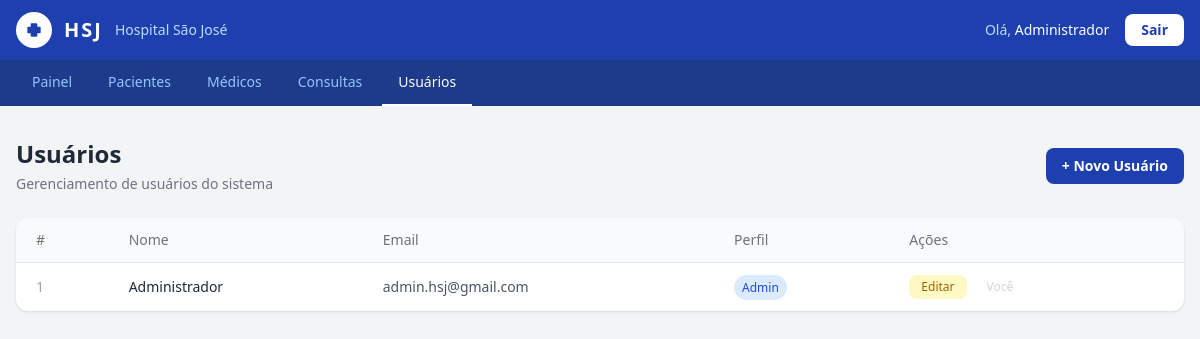
/usuarios/listar.php (signed in), run on the app's committed database.
### tables this page shows
CREATE TABLE `usuarios` (
  `id` int NOT NULL,
  `nome` varchar(100) NOT NULL,
  `email` varchar(150) NOT NULL,
  `senha` varchar(255) NOT NULL,
  `perfil` enum('admin','recepcionista') NOT NULL,
  `criado_em` datetime NOT NULL DEFAULT CURRENT_TIMESTAMP
);

### usuarios/listar.php (the view, shortened to what this page needs)
<?php
$conexao = new PDO('mysql:host=mysql;dbname=hospital_db;charset=utf8', 'hospital_user', 'hospital123');
$conexao->setAttribute(PDO::ATTR_ERRMODE, PDO::ERRMODE_EXCEPTION);
$conexao->setAttribute(PDO::ATTR_DEFAULT_FETCH_MODE, PDO::FETCH_ASSOC);
$stmt = $conexao->query("SELECT id, nome, email, perfil, criado_em FROM usuarios ORDER BY nome ASC");
$usuarios = $stmt->fetchAll();
?>
<!DOCTYPE html>
<html lang="pt-br">
<head>
    <script src="https://cdn.tailwindcss.com"></script>
</head>
<body class="bg-gray-100 min-h-screen">
<nav class="bg-blue-800 shadow-lg">
    <div class="px-4 py-3 flex items-center justify-between">
        <div class="flex items-center gap-3">
            <div class="bg-white rounded-full w-9 h-9 flex items-center justify-center">
                <svg xmlns="http://www.w3.org/2000/svg" class="w-5 h-5 text-blue-800" fill="currentColor" viewBox="0 0 24 24">
                    <path d="M19 8h-3V5a1 1 0 0 0-1-1H9a1 1 0 0 0-1 1v3H5a1 1 0 0 0-1 1v6a1 1 0 0 0 1 1h3v3a1 1 0 0 0 1 1h6a1 1 0 0 0 1-1v-3h3a1 1 0 0 0 1-1V9a1 1 0 0 0-1-1z"/>
                </svg>
            </div>
            <span class="text-white font-bold text-xl tracking-widest">HSJ</span>
            <span class="text-blue-200 text-sm hidden sm:block">Hospital São José</span>
        </div>
        <div class="flex items-center gap-4">
            <span class="text-blue-200 text-sm">Olá, <span class="text-white font-medium"><?= htmlspecialchars($_SESSION['usuario_nome']) ?></span></span>
            <a href="../logout.php" class="bg-white text-blue-800 text-sm font-semibold px-4 py-1.5 rounded-lg hover:bg-blue-50 transition">Sair</a>
        </div>
    </div>
</nav>
<div class="bg-blue-900">
    <div class="px-4 flex gap-1 overflow-x-auto">
        <a href="../index.php" class="text-blue-300 hover:text-white text-sm px-4 py-3 border-b-2 border-transparent hover:border-blue-300 transition whitespace-nowrap">Painel</a>
        <a href="../pacientes/listar.php" class="text-blue-300 hover:text-white text-sm px-4 py-3 border-b-2 border-transparent hover:border-blue-300 transition whitespace-nowrap">Pacientes</a>
        <a href="../medicos/listar.php" class="text-blue-300 hover:text-white text-sm px-4 py-3 border-b-2 border-transparent hover:border-blue-300 transition whitespace-nowrap">Médicos</a>
        <a href="../consultas/listar.php" class="text-blue-300 hover:text-white text-sm px-4 py-3 border-b-2 border-transparent hover:border-blue-300 transition whitespace-nowrap">Consultas</a>
        <a href="listar.php" class="text-white text-sm px-4 py-3 border-b-2 border-white font-medium whitespace-nowrap">Usuários</a>
    </div>
</div>
<div class="max-w-7xl mx-auto px-4 py-8">
    <div class="flex items-center justify-between mb-6">
        <div>
            <h1 class="text-2xl font-bold text-gray-800">Usuários</h1>
            <p class="text-gray-500 text-sm mt-1">Gerenciamento de usuários do sistema</p>
        </div>
        <a href="cadastrar.php" class="bg-blue-800 text-white text-sm font-semibold px-4 py-2 rounded-lg hover:bg-blue-700 transition">+ Novo Usuário</a>
    </div>
    <div class="bg-white rounded-xl shadow overflow-hidden">
        <table class="w-full text-sm">
            <thead class="bg-gray-50 border-b">
                <tr>
                    <th class="text-left px-5 py-3 text-gray-500 font-medium">#</th>
                    <th class="text-left px-5 py-3 text-gray-500 font-medium">Nome</th>
                    <th class="text-left px-5 py-3 text-gray-500 font-medium">Email</th>
                    <th class="text-left px-5 py-3 text-gray-500 font-medium">Perfil</th>
                    <th class="text-left px-5 py-3 text-gray-500 font-medium">Ações</th>
                </tr>
            </thead>
            <tbody class="divide-y divide-gray-100">
                <?php if (empty($usuarios)): ?>
                    <tr>
                        <td colspan="5" class="text-center text-gray-400 py-8">Nenhum usuário cadastrado.</td>
                    </tr>
                <?php else: ?>
                    <?php foreach ($usuarios as $u): ?>
                    <tr class="hover:bg-gray-50 transition">
                        <td class="px-5 py-3 text-gray-400"><?= $u['id'] ?></td>
                        <td class="px-5 py-3 font-medium text-gray-800"><?= htmlspecialchars($u['nome']) ?></td>
                        <td class="px-5 py-3 text-gray-600"><?= htmlspecialchars($u['email']) ?></td>
                        <td class="px-5 py-3">
                            <?php if ($u['perfil'] === 'admin'): ?>
                                <span class="bg-blue-100 text-blue-700 text-xs px-2 py-1 rounded-full font-medium">Admin</span>
                            <?php else: ?>
                                <span class="bg-gray-100 text-gray-600 text-xs px-2 py-1 rounded-full font-medium">Recepcionista</span>
                            <?php endif; ?>
                        </td>
                        <td class="px-5 py-3 flex gap-2">
                            <a href="editar.php?id=<?= $u['id'] ?>" class="bg-yellow-100 text-yellow-700 text-xs px-3 py-1 rounded-lg hover:bg-yellow-200 transition">Editar</a>
                            <?php if ($u['id'] !== $_SESSION['usuario_id']): ?>
                                <a href="excluir.php?id=<?= $u['id'] ?>" onclick="return confirm('Tem certeza que deseja excluir este usuário?')" class="bg-red-100 text-red-600 text-xs px-3 py-1 rounded-lg hover:bg-red-200 transition">Excluir</a>
                            <?php else: ?>
                                <span class="text-xs text-gray-300 px-3 py-1">Você</span>
                            <?php endif; ?>
                        </td>
                    </tr>
                    <?php endforeach; ?>
                <?php endif; ?>
            </tbody>
        </table>
    </div>
</div>
</body>
</html>

### data on the page
usuarios: id "1", nome "Administrador", email "admin.hsj@gmail.com", perfil "Admin", shows "Você"

### other printed values
$_SESSION['usuario_nome'] "Administrador"
